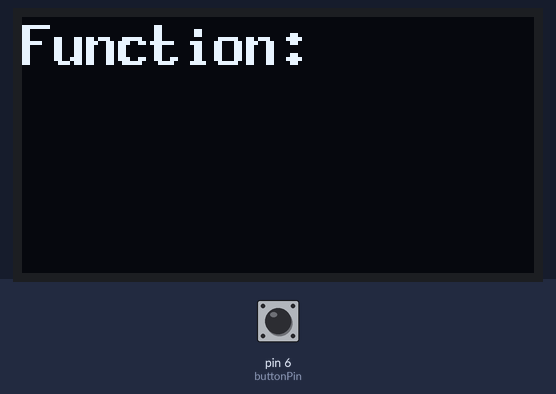
This sketch was run on a simulated Arduino Uno, built with avr-gcc and run on an emulated ATmega328P. Parts: 128×64 one-colour display. The test bench sets the inputs (shaded band); at power-on: pin 6 (buttonPin) HIGH. Uploads are accepted with an empty reply; what the sketch prints to the serial monitor is not drawn.

Above: at 0.8 s.
At 1.2 s:
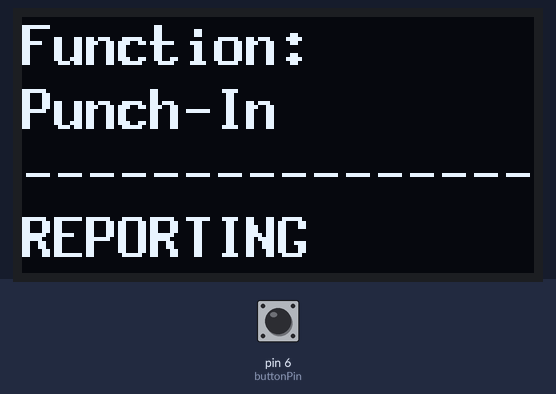
At 18.96 s:
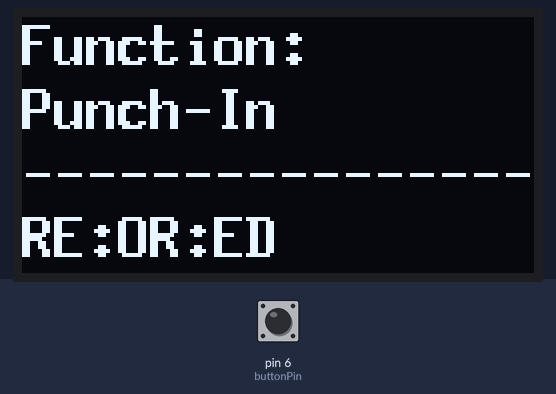
At 37.5 s:
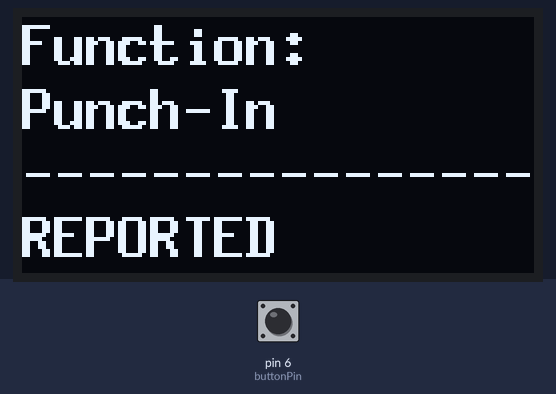

Measured:
- what the display in image 3 shows lasts 1.1 s, from 37.4 s to 38.5 s

The sketch:

multifunctionButton.ino
```cpp
// (licence header left out)
#define CONSOLE Serial
#define ENDPOINT "uni.soracom.io"
#define SKETCH_NAME "[Multifunction Button]"
#define VERSION "1.0"

// ================================================================================
/* !!利用者が設定するパラメータ */
// 記録内容
// <注意> スペースを利用して文字列の長さを揃える
#define Function1 "Punch-In "
#define Function2 "Punch-Out"

// 記録内容を切り替える時刻
#define TargetHour 12    // 時
#define TargetMinute 0   // 分

// ================================================================================
/* for LTE-M Shield for Arduino */
#define RX 10
#define TX 11
#define BAUDRATE 9600
#define BG96_RESET 15

#define TINY_GSM_MODEM_BG96
#include <TinyGsmClient.h>

#include <SoftwareSerial.h>
SoftwareSerial LTE_M_shieldUART(RX, TX);
TinyGsm modem(LTE_M_shieldUART);
TinyGsmClient ctx(modem);

// ================================================================================
/* SSD1306 128x64ピクセルのOLEDディスプレイ */
#include <U8x8lib.h>
U8X8_SSD1306_128X64_NONAME_HW_I2C u8x8(/* clock=*/ SCL, /* data=*/ SDA, /* reset=*/ U8X8_PIN_NONE);
#define U8X8_ENABLE_180_DEGREE_ROTATION 1

// ================================================================================
/* ボタン */
#define buttonPin 6

// ================================================================================
void setup() {
  CONSOLE.begin(115200);

  CONSOLE.println();
  CONSOLE.print(F("Welcome to ")); CONSOLE.println(SKETCH_NAME);
  CONSOLE.print(F("* Version: ")); CONSOLE.println(VERSION);

  /* 通信関連 */
  CONSOLE.println();
  CONSOLE.print(F("Resetting Module"));
  pinMode(BG96_RESET,OUTPUT);
  digitalWrite(BG96_RESET,LOW);
  delay(300);
  digitalWrite(BG96_RESET,HIGH);
  delay(300);
  digitalWrite(BG96_RESET,LOW);
  CONSOLE.println(F(" -> done."));

  LTE_M_shieldUART.begin(BAUDRATE);

  CONSOLE.print(F("Restarting Modem"));
  modem.restart();
  CONSOLE.println(F(" -> done."));

  CONSOLE.print(F("Modem Info: "));
  String modemInfo = modem.getModemInfo();
  CONSOLE.println(modemInfo);

  CONSOLE.print(F("Waiting for Network"));
  while (!modem.waitForNetwork()) CONSOLE.print(".");
  CONSOLE.println(F(" -> done."));

  CONSOLE.print(F("Establishing Connection (soracom.io)"));
  modem.gprsConnect("soracom.io", "sora", "sora");
  CONSOLE.println(F(" -> done."));

  CONSOLE.print(F("Checking Network Connection"));
  while (!modem.isNetworkConnected()) CONSOLE.print(".");
  CONSOLE.println(F(" -> done."));

  CONSOLE.print(F("My IP address: "));
  IPAddress ipaddr = modem.localIP();
  CONSOLE.println(ipaddr);

  CONSOLE.println(" ");
  CONSOLE.println("Ready for Telecommunication");

  /* OLEDディスプレイ関連 */
  u8x8.begin();                                         // 初期化
  u8x8.setFlipMode(U8X8_ENABLE_180_DEGREE_ROTATION);    // 映像の反転
  u8x8.setFont(u8x8_font_8x13B_1x2_f);                  // フォントの指定
  u8x8.drawString(0, 0, "Function:");                   // 文字の描画
  u8x8.drawString(0, 4, "----------------");

  /* ボタン関連 */
  pinMode(buttonPin, INPUT_PULLUP);                     // 初期設定

  CONSOLE.println("Start!");
  CONSOLE.println(" ");
}

// ================================================================================
/* 記録内容の切り替え時刻と現在時刻を比較する関数 */
// 返り値：1 or 2 (記録内容としてFunction1を採用すべき時は1を、Function2を採用すべき時は2を返す)
int compareTime(int targetHour, int targetMinute, int currentHour, int currentMinute) {
  if (currentHour < targetHour || (currentHour == targetHour && currentMinute < targetMinute)) {
    return 1;
  } else {
    return 2;
  }
}

// ================================================================================
/* SORACOM Harvest Dataへデータを送信するための関数 */
void sendData(int status) {
  char payload[120];
  sprintf_P(payload, PSTR("{\"report\":%d}"), status);
  CONSOLE.println(payload);

  // エンドポイントへの接続
  if (!ctx.connect(ENDPOINT, 80)) {
    CONSOLE.println(F("failed."));
    delay(3000);
    return;
  }

  // リクエストの送信
  char hdr_buf[40];
  ctx.println(F("POST / HTTP/1.1"));
  sprintf_P(hdr_buf, PSTR("Host: %s"), ENDPOINT);
  ctx.println(hdr_buf);
  ctx.println(F("Content-Type: application/json"));
  sprintf_P(hdr_buf, PSTR("Content-Length: %d"), strlen(payload));
  ctx.println(hdr_buf);
  ctx.println();

  ctx.println(payload);

  //　レスポンスの受信
  while (ctx.connected()) {
    String line = ctx.readStringUntil('\n');
    // CONSOLE.println(line);
    if (line == "\r") {
      CONSOLE.println(F("Response header received."));
      break;
    }
  }
}

// ================================================================================
void loop() {
  // 現在時刻の取得
  String dateTime = modem.getGSMDateTime(DATE_TIME);

  // 取得結果の表示
  // CONSOLE.println("Current Date and Time: " + dateTime);

  int hour = dateTime.substring(0, 2).toInt();
  int minute = dateTime.substring(3, 5).toInt();
  int second = dateTime.substring(6, 8).toInt();

  u8x8.drawString(0, 6, dateTime.substring(0, 2).c_str());
  u8x8.drawString(2, 6, ":");
  u8x8.drawString(3, 6, dateTime.substring(3, 5).c_str());
  u8x8.drawString(5, 6, ":");
  u8x8.drawString(6, 6, dateTime.substring(6, 8).c_str());
  u8x8.drawString(8, 6, "  ");

  // 関数compareTime()の返り値を変数statusに格納
  int status = compareTime(TargetHour, TargetMinute, hour, minute);

  if (status == 1) {
    u8x8.drawString(0, 2, Function1);
  } else {
    u8x8.drawString(0, 2, Function2);
  }

  // ボタンの状態の読み込み
  if (digitalRead(buttonPin)) {
    // ボタンが押された場合
    u8x8.drawString(0, 6, "REPORTING ");
    CONSOLE.println(" ");

    if (status == 1) {
      CONSOLE.println(Function1);
    } else {
      CONSOLE.println(Function2);
    }

    sendData(status);

    u8x8.drawString(0, 6, "REPORTED  ");
    delay(1000);
  }

  delay(100);
}
```
